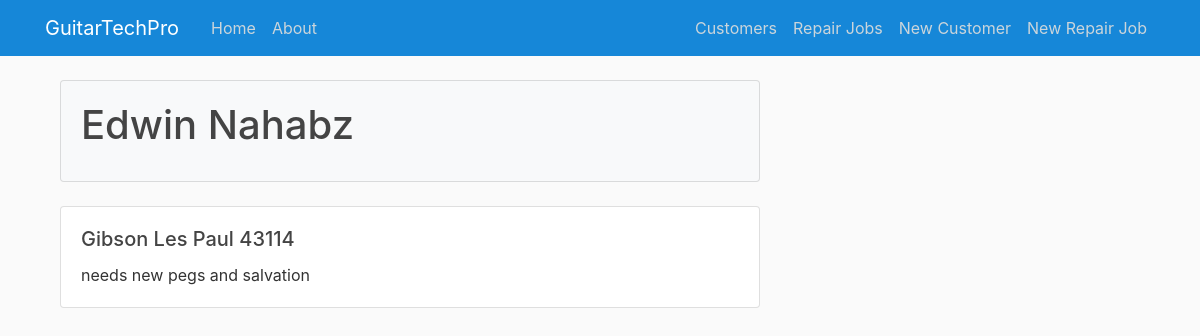
Before: /customers/view/2 with the older database file.
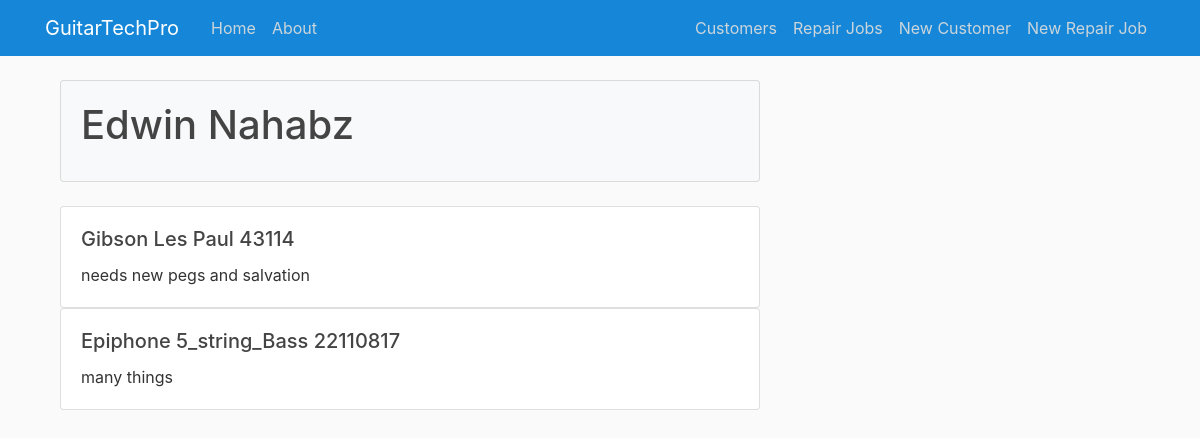
After: the same page with the newer database file.
### app/models.py (models this page shows, shortened)
class Guitar(db.Model):
    id = db.Column(db.Integer, primary_key=True)
    brand = db.Column(db.String(50), nullable=False)
    model = db.Column(db.String(50), nullable=False)
    serial_number = db.Column(db.String(50), nullable=True)
    description = db.Column(db.String(250), nullable=False)
    repair_status = db.Column(db.String(50), nullable=False)
    customer_id = db.Column(db.Integer, db.ForeignKey('customer.id'), nullable=False)

class Customer(db.Model):
    id = db.Column(db.Integer, primary_key=True)
    firstname = db.Column(db.String(50), nullable=False)
    lastname = db.Column(db.String(50), nullable=False)
    phone = db.Column(db.String(20), nullable=False)
    email = db.Column(db.String(120), nullable=True)
    guitars = db.relationship('Guitar', backref='customer', lazy=True)

### app/routes.py (the view)
@app.route('/customers/view/<int:customer_id>', methods=['GET', 'POST'])
def view_customer_guitars(customer_id):
    guitars = Guitar.query.filter_by(customer_id=customer_id)
    return render_template('view_customer_guitars.html', guitars=guitars)

### app/templates/view_customer_guitars.html
{% extends 'base.html' %}
{% block content %}
  <div class="container">
    {% set displayed_customers = [] %}
    {% for guitar in guitars %}
      {% if guitar.customer not in displayed_customers %}
        <div class="card bg-light mb-4">
          <div class="card-body">
            <h1 class="card-title">{{ guitar.customer.firstname }} {{ guitar.customer.lastname }}</h1>
          </div>
        </div>
        {% set _ = displayed_customers.append(guitar.customer) %}
      {% endif %}
      <div class="card">
        <div class="card-body">
          <h5 class="card-title">{{ guitar.brand }} {{ guitar.model }} {{ guitar.serial_number }}</h5>
          <p class="card-text">{{ guitar.description }}</p>
        </div>
      </div>
    {% endfor %}
  </div>
{% endblock %}

Changed rows visible on the page:
added Guitar: brand "Epiphone", model "5_string_Bass", serial_number "22110817", description "many things"
